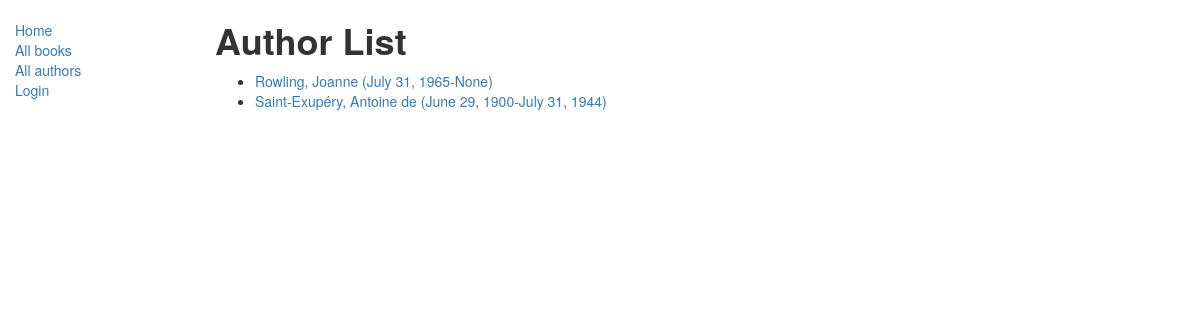
Screenshot of /catalog/authors/ with the database file from the repository.
### catalog/models.py (models this page shows)
class Author(models.Model):
    first_name = models.CharField(max_length=100)
    last_name = models.CharField(max_length=100)
    date_of_birth = models.DateField(null=True, blank=True)
    date_of_died = models.DateField('Died', null=True, blank=True)
    def get_absolute_url(self):
        return reverse('author-detail', args=[str(self.id)])
    def __str__(self):
        return '%s, %s' % (self.last_name, self.first_name)

### catalog/views.py (the view)
# urls.py: url(r'authors/$', views.AuthorListView.as_view(), name='authors'),
class AuthorListView(generic.ListView):
    model = Author

### catalog/templates/catalog/author_list.html
{% extends "base_generic.html" %}
{% block content %}
    <h1><strong>Author List</strong></h1>
        {% if author_list %}
            <ul>
         {% for author in author_list %}
             <li><a href ='{{ author.get_absolute_url }}'>{{ author }} ({{author.date_of_birth}}-{{ author.date_of_died }})</a></li>
            {% endfor %}
            </ul>
         {% else %}
         <p>There not authors in this library.</p>
    {% endif %}
{% endblock %}

### rows the page displays
Author: last_name+first_name "Rowling, Joanne", date_of_birth "July 31, 1965", date_of_died "None"
Author: last_name+first_name "Saint-Exupéry, Antoine de", date_of_birth "June 29, 1900", date_of_died "July 31, 1944"
